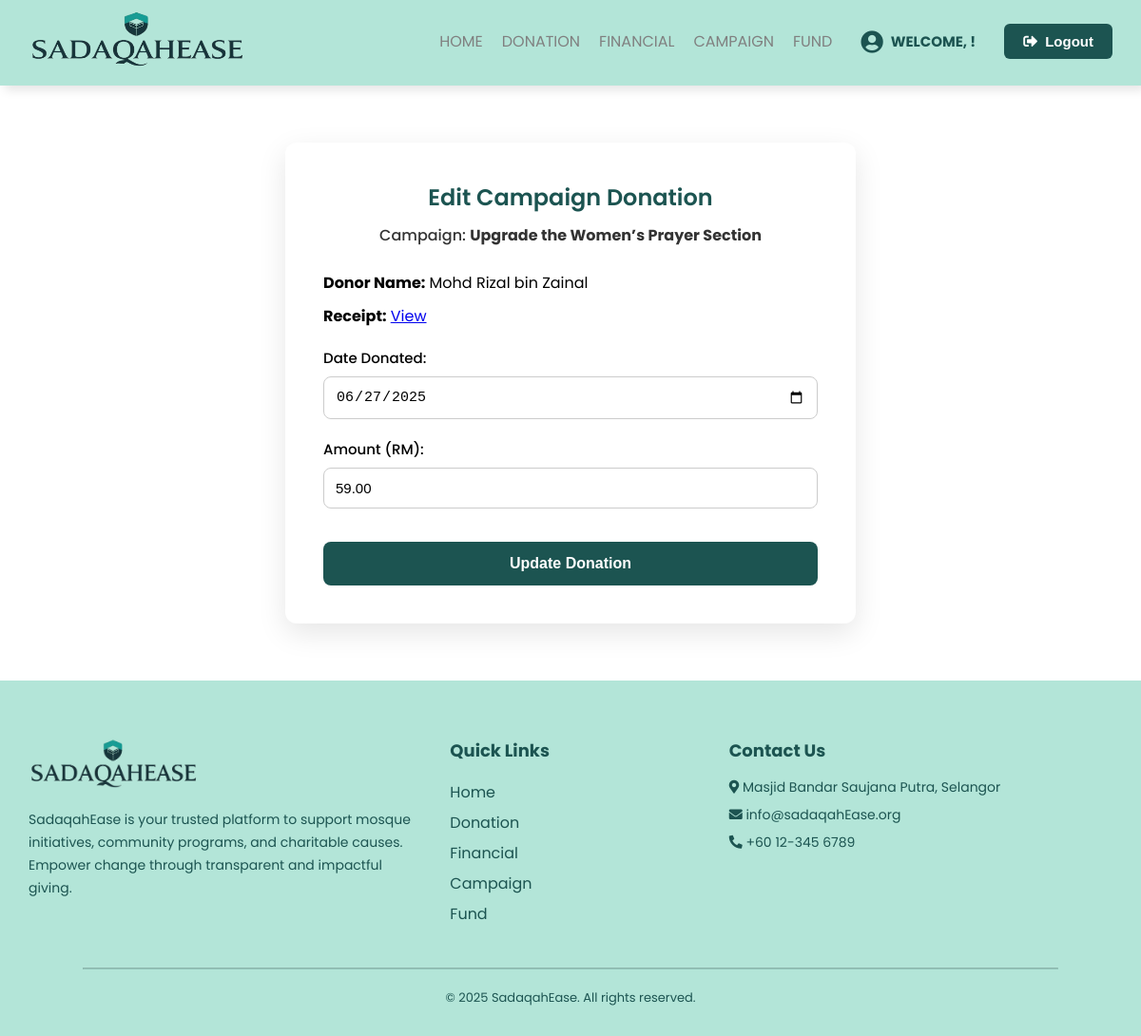
The page /edit-campaign-donation/DN32BBA2/ on the database its author committed.
### SadaqahEase/models.py (models this page shows, shortened)
class Donation(models.Model):
    DONATION_TYPE_CHOICES = [
        ('General', 'General Donation'),
        ('Campaign', 'Campaign Donation'),
    ]
    donationid = models.CharField(max_length=10, primary_key=True, editable=False)
    donorid = models.ForeignKey('Donor', on_delete=models.SET_NULL, null=True, blank=True)
    campaignid = models.ForeignKey('Campaign', on_delete=models.SET_NULL, null=True, blank=True)
    amount = models.DecimalField(max_digits=10, decimal_places=2)
    date_donated = models.DateField()
    receipt = models.ImageField(upload_to='donation_receipts/', null=True, blank=True)
    donation_type = models.CharField(max_length=10, choices=DONATION_TYPE_CHOICES, default='General')
    hidden_from_donor = models.BooleanField(default=False)

class Campaign(models.Model):
    campaignid = models.CharField(max_length=6, primary_key=True)
    title = models.CharField(max_length=50)
    description = models.TextField(max_length=2000)
    goal_amount = models.DecimalField(max_digits=10, decimal_places=2)
    current_amount = models.DecimalField(max_digits=10, decimal_places=2, default=0)
    start_date = models.DateField()
    end_date = models.DateField()
    campaignimage = models.ImageField(upload_to='campaign_images/', null=True, blank=True)
    STATUS_CHOICES = [
        ('Pending', 'Pending'),
        ('Approved', 'Approved'),
        ('Rejected', 'Rejected'),
    ]
    status = models.CharField(max_length=10, choices=STATUS_CHOICES, default='Pending')

class Donor(models.Model):
    donorid = models.CharField(max_length=8, primary_key=True, editable=False)
    fullname = models.CharField(max_length=100)
    phone = models.CharField(max_length=15)
    email = models.EmailField()
    username = models.CharField(max_length=50, unique=True)
    password = models.CharField(max_length=100)
    gender = models.CharField(max_length=10, choices=[('Male', 'Male'), ('Female', 'Female')])
    dob = models.DateField()
    created_at = models.DateTimeField(default=timezone.now)

### SadaqahEase/views.py (the view, shortened to what this page needs)
# urls.py: path('edit-campaign-donation/<str:donationid>/', views.edit_campaign_donation, name='edit_campaign_donation'),
def edit_campaign_donation(request, donationid):
    donation = get_object_or_404(Donation, donationid=donationid, donation_type='Campaign')
    context = {
        'donation': donation,
        'donor': donation.donorid,
        'campaign': donation.campaignid
    }
    return render(request, 'editcampaign.html', context)

### SadaqahEase/templates/editcampaign.html (shortened to what this page needs)
{% load static %}
<!DOCTYPE html>
<html lang="en">
<head>
  <link rel="stylesheet" href="https://cdnjs.cloudflare.com/ajax/libs/font-awesome/5.14.0/css/all.min.css">
</head>
<body>
<header>
  <div class="content flex_space">
    <div class="logo">
      <img src="{% static 'Sadaqahlogo.png' %}" alt="SadaqahEase Logo">
    </div>
    <div class="navbar">
      <ul id="menulist">
<li><a href="{% url 'treasurer_mainpage' %}">Home</a></li>
        <li><a href="{% url 'record_donation_page' %}">Donation</a></li>
        <li><a href="{% url 'financial_page' %}">Financial</a></li>
        <li><a href="{% url 'manage_campaigns' %}">Campaign</a></li>
        <li><a href="{% url 'allocate_fund_page' %}">Fund</a></li>
        <li>
          <div class="welcome-message">
            <i class="fas fa-user-circle"></i>
            Welcome, {{ treasurer.name }}!
          </div>
        </li>
        <li>
          <form method="post" action="{% url 'logout' %}">
            <button type="submit" class="primary_btn">
              <i class="fas fa-sign-out-alt"></i> Logout
            </button>
          </form>
        </li>
      </ul>
    </div>
  </div>
</header>
<div class="edit-container">
    <h2>Edit Campaign Donation</h2>
    <div class="campaign-title">Campaign: <strong>{{ donation.campaignid.title }}</strong></div>
        {% if donation.donorid %}
  <p style="margin-bottom: 10px;"><strong>Donor Name:</strong> {{ donation.donorid.fullname|default:"Anonymous" }}</p>
{% else %}
  <p style="margin-bottom: 10px;"><strong>Donor Name:</strong> Anonymous</p>
{% endif %}
{% if donation.receipt %}
  <p style="margin-bottom: 20px;"><strong>Receipt:</strong> <a href="{{ donation.receipt.url }}" target="_blank">View</a></p>
{% else %}
  <p style="margin-bottom: 20px; color: grey;">No receipt uploaded</p>
{% endif %}
    <form method="POST">
      <label for="date_donated">Date Donated:</label>
      <input type="date" name="date_donated" value="{{ donation.date_donated|date:'Y-m-d' }}" required>
      <label for="amount">Amount (RM):</label>
      <input type="number" name="amount" step="0.01" value="{{ donation.amount }}" required>
      <button type="submit">Update Donation</button>
    </form>
  </div>
<footer  id="contact-section" style="background: rgb(179, 229, 216); color: #1c5451; padding: 60px 30px 30px;">
  <div style="display: flex; flex-wrap: wrap; justify-content: space-between; align-items: flex-start; gap: 40px; max-width: 1200px; margin: auto;">
    <div style="flex: 1 1 300px;">
      <img src="{% static 'Sadaqahlogo.png' %}" alt="SadaqahEase Logo" style="width: 180px; margin-bottom: 15px;">
      <p style="line-height: 1.7; font-size: 14px; color: #1c5451;">
        SadaqahEase is your trusted platform to support mosque initiatives, community programs, and charitable causes.
        Empower change through transparent and impactful giving.
      </p>
    </div>
    <div style="flex: 1 1 150px;">
      <h3 style="margin-bottom: 15px; font-size: 18px; color: #1c5451;">Quick Links</h3>
      <ul style="list-style: none; padding: 0; line-height: 2;">
        <li><a href="{% url 'treasurer_mainpage' %}"style="color: #1c5451; text-decoration: none;">Home</a></li>
        <li><a href="{% url 'record_donation_page' %}"style="color: #1c5451; text-decoration: none;">Donation</a></li>
        <li><a href="{% url 'financial_page' %}"style="color: #1c5451; text-decoration: none;">Financial</a></li>
        <li><a href="{% url 'manage_campaigns' %}"style="color: #1c5451; text-decoration: none;">Campaign</a></li>
        <li><a href="{% url 'allocate_fund_page' %}"style="color: #1c5451; text-decoration: none;">Fund</a></li>
      </ul>
    </div>
    <div style="flex: 1 1 300px;">
      <h3 style="margin-bottom: 15px; font-size: 18px; color: #1c5451;">Contact Us</h3>
      <p style="font-size: 14px; margin-bottom: 8px;"><i class="fas fa-map-marker-alt"></i> Masjid Bandar Saujana Putra, Selangor</p>
      <p style="font-size: 14px; margin-bottom: 8px;"><i class="fas fa-envelope"></i> info@sadaqahEase.org</p>
      <p style="font-size: 14px;"><i class="fas fa-phone-alt"></i> +60 12-345 6789</p>
    </div>
  </div>
  <hr style="margin: 40px auto 20px; border-color: rgba(28, 84, 81, 0.2); width: 90%;">
  <p style="text-align: center; font-size: 13px; color: #1c5451;">&copy; 2025 SadaqahEase. All rights reserved.</p>
</footer>
</body>
</html>

### SadaqahEase/templates/editcampaign.html (style rules this page uses)
* { padding: 0; margin: 0; box-sizing: border-box; }
body { font-family: "Poppins", sans-serif; background-color: #fff; }
header a { text-decoration: none; }
li { list-style: none; }
.flex_space { display: flex; justify-content: space-between; align-items: center; }
button { border: none; background: none; transition: 0.5s; cursor: pointer; }
.primary_btn { padding: 10px 20px; background: #1c5451; font-weight: bold; color: white; border-radius: 6px; display: flex; align-items: center; justify-content: center; font-size: 15px; gap: 8px; }
.welcome-message { display: flex; align-items: center; gap: 8px; color: #1c5451; font-weight: bold; font-size: 15px; padding: 10px; }
.welcome-message i { font-size: 24px; transition: transform 0.3s ease, color 0.3s ease; }
header { height: 90px; padding: 0 20px; position: sticky; top: 0; z-index: 1000; background: rgb(179, 229, 216); box-shadow: 5px 5px 10px rgba(0, 0, 0, 0.1); }
header img { padding: 10px; width: 250px; height: 80px; }
header ul { display: flex; align-items: center; }
header ul li { margin: 0 10px; text-transform: uppercase; }
header ul li a { color: grey; transition: 0.3s; }
.edit-container { max-width: 600px; margin: 60px auto; background: #ffffff; padding: 40px; border-radius: 12px; box-shadow: 0 10px 30px rgba(0, 0, 0, 0.1); }
.edit-container h2 { margin-bottom: 10px; color: #1c5451; font-size: 24px; text-align: center; font-weight: 600; }
.campaign-title { text-align: center; font-size: 16px; font-weight: 500; color: #333; margin-bottom: 25px; }
.edit-container label { display: block; margin-top: 20px; font-weight: 500; font-size: 15px; }
.edit-container input { width: 100%; padding: 12px; margin-top: 8px; border: 1px solid #ccc; border-radius: 8px; font-size: 15px; }
.edit-container button { margin-top: 35px; width: 100%; background-color: #1c5451; color: white; padding: 14px; border: none; border-radius: 8px; font-size: 16px; font-weight: bold; cursor: pointer; }

### rows shown on the page
Donation: campaignid "Upgrade the Women’s Prayer Section", donorid.fullname "Mohd Rizal bin Zainal", date_donated "06/27/2025", amount "59.00"
